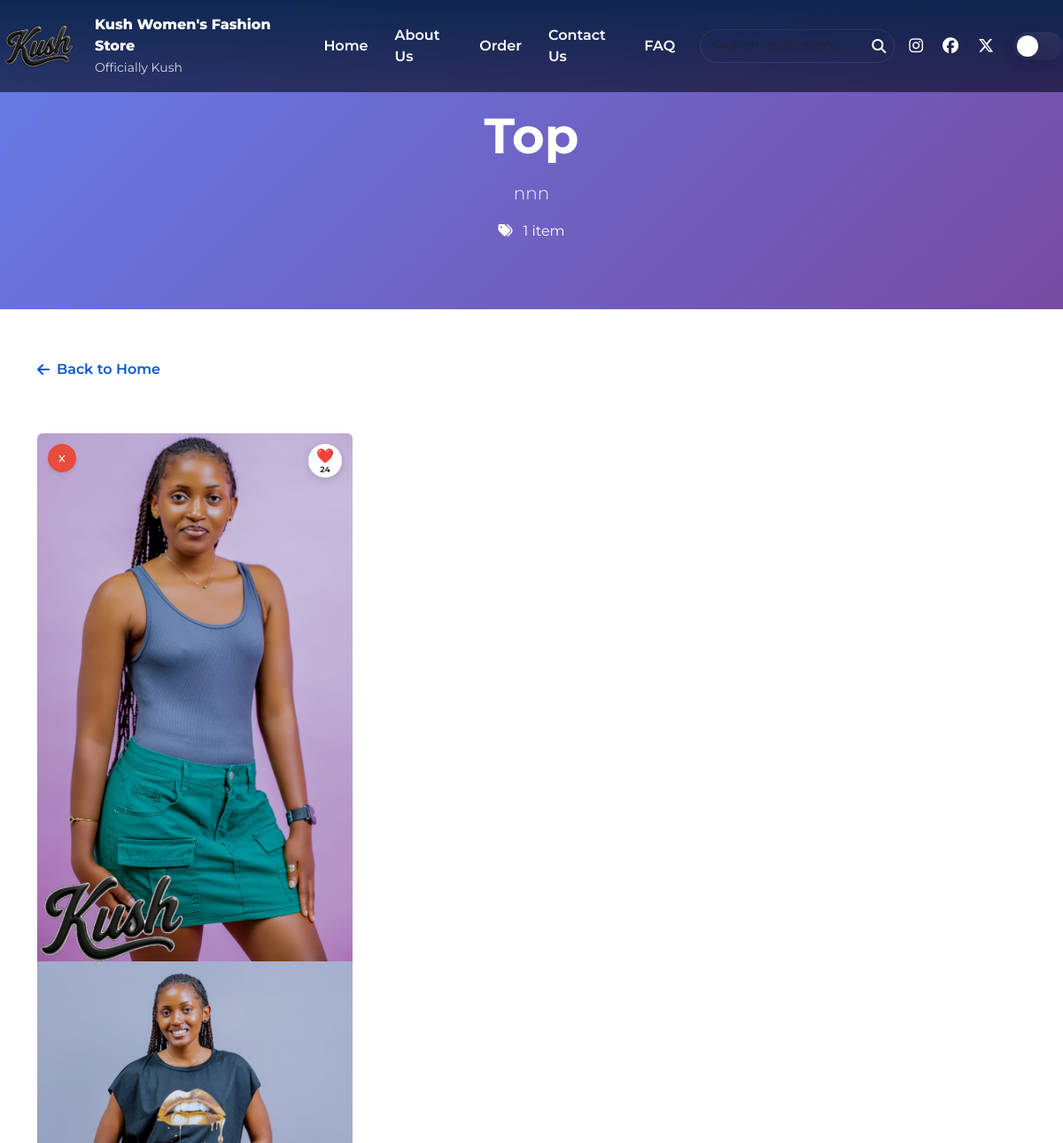
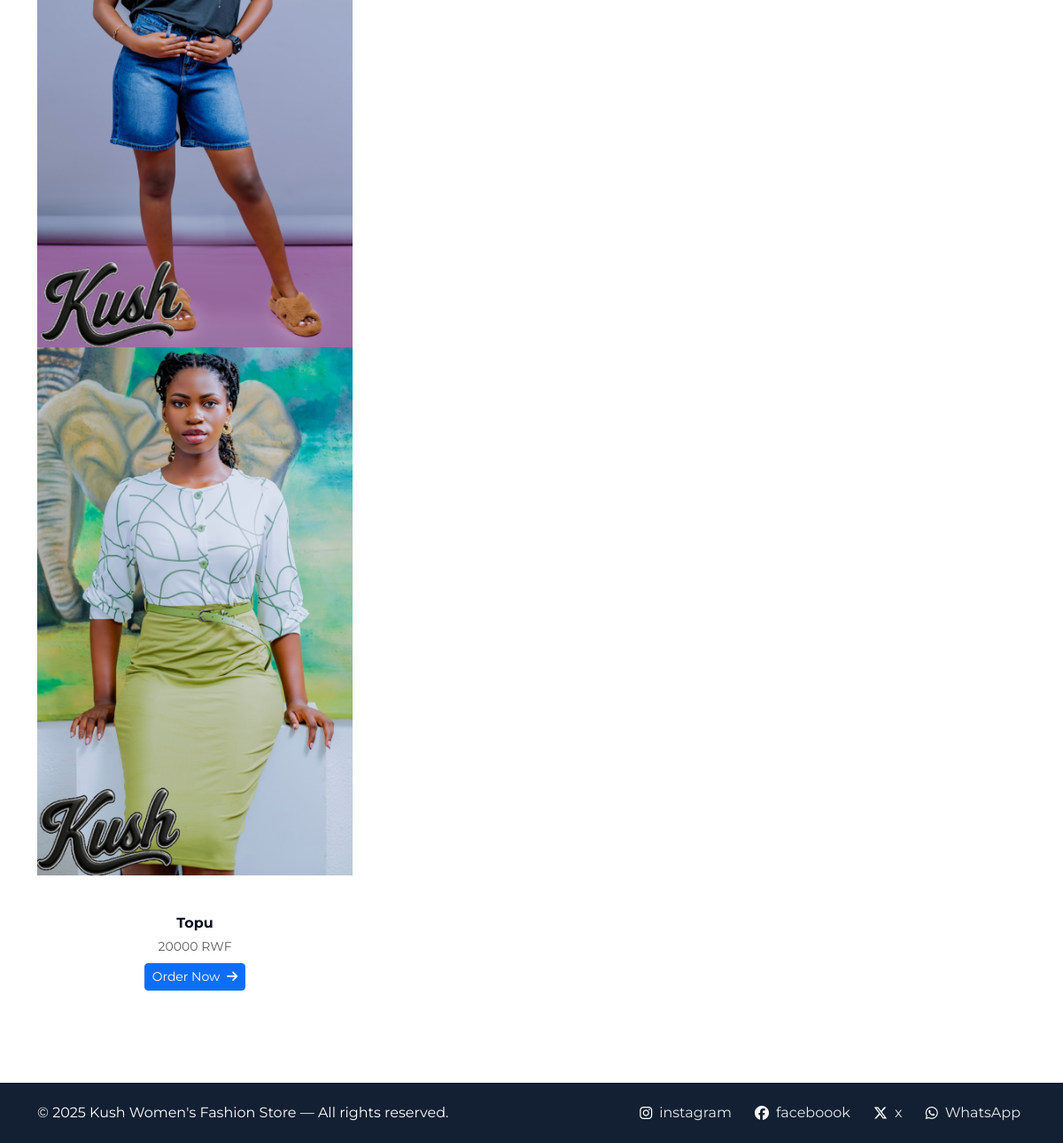
The page /category/top/ on the database its author committed (2 pictures, top to bottom).
### store/models.py (models this page shows, shortened)
class Category(models.Model):
    name = models.CharField(max_length=100)
    slug = models.SlugField(max_length=100, blank=True, null=True)
    description = models.TextField(blank=True)
    created_at = models.DateTimeField(auto_now_add=True)
    class Meta:
        verbose_name_plural = "Categories"

class Cloth(models.Model):
    STATUS_CHOICES = [
        ('available', 'Available'),
        ('sold', 'Sold'),
    ]
    name = models.CharField(max_length=200)
    price = models.DecimalField(max_digits=10, decimal_places=2)
    description = models.TextField(blank=True)
    status = models.CharField(max_length=20, choices=STATUS_CHOICES, default='available')
    category = models.ForeignKey(Category, on_delete=models.CASCADE, related_name='clothes')
    manager = models.ForeignKey(User, on_delete=models.CASCADE, limit_choices_to={'is_staff': True})
    image_front = models.ImageField(upload_to='clothes/front/', blank=True, null=True)
    image_left = models.ImageField(upload_to='clothes/left/', blank=True, null=True)
    image_right = models.ImageField(upload_to='clothes/right/', blank=True, null=True)
    likes = models.PositiveIntegerField(default=0)
    created_at = models.DateTimeField(auto_now_add=True)
    updated_at = models.DateTimeField(auto_now=True)

### store/views.py (the view)
# urls.py: path('category/<slug:slug>/', views.category_detail, name='category_detail'),
def category_detail(request, slug):
    category = get_object_or_404(Category, slug=slug)
    clothes = category.clothes.all()  # Get all clothes in this category
    return render(request, 'store/category_detail.html', {
        'category': category,
        'clothes': clothes
    })

### store/templates/store/category_detail.html (shortened to what this page needs)
{% load static %}
<!DOCTYPE html>
<html lang="en">
  <head>
    <link
      href="https://cdn.jsdelivr.net/npm/bootstrap@5.3.3/dist/css/bootstrap.min.css"
      rel="stylesheet"
    />
    <link
      rel="stylesheet"
      href="https://cdnjs.cloudflare.com/ajax/libs/font-awesome/6.5.1/css/all.min.css"
    />
    <link
      rel="stylesheet"
      href="https://cdn.jsdelivr.net/npm/swiper@9/swiper-bundle.min.css"
    />
    <link href="https://unpkg.com/aos@2.3.1/dist/aos.css" rel="stylesheet" />
    <link rel="stylesheet" href="{% static 'store/style.css' %}?v=9" />
  </head>
  <body>
    <header class="site-header">
      <div class="nav-wrap container">
        <div class="brand d-flex align-items-center gap-3">
          <img
            src="{% static 'store/images/Logo.png' %}"
            alt="Kush logo"
            class="brand-logo"
          />
          <div>
            <div class="brand-title">Kush Women's Fashion Store</div>
            <small class="brand-sub">Officially Kush</small>
          </div>
        </div>
        <nav class="main-nav">
          <ul>
            <li>
              <a href="{% url 'landing_page' %}#home" class="nav-link">Home</a>
            </li>
            <li><a href="{% url 'about' %}" class="nav-link">About Us</a></li>
            <li><a href="#order" class="nav-link">Order</a></li>
            <li><a href="#contact" class="nav-link">Contact Us</a></li>
            <li><a href="#faq" class="nav-link">FAQ</a></li>
          </ul>
        </nav>
        <div class="header-controls d-flex align-items-center gap-2">
          <div class="nav-search">
            <input
              id="siteSearch"
              class="form-control"
              type="search"
              placeholder="Search collections, models..."
              aria-label="Search"
            />
            <button id="searchBtn" class="search-btn" aria-label="Search">
              <i class="fa-solid fa-magnifying-glass"></i>
            </button>
          </div>
          <div class="social-inline d-none d-md-flex">
            <a
              href="https://instagram.com/officiallykush"
              class="social-icon"
              target="_blank"
              aria-label="Instagram"
              ><i class="fa-brands fa-instagram"></i
            ></a>
            <a
              href="https://facebook.com/officiallykush"
              class="social-icon"
              target="_blank"
              aria-label="Facebook"
              ><i class="fa-brands fa-facebook"></i
            ></a>
            <a
              href="https://twitter.com/officiallykush"
              class="social-icon"
              target="_blank"
              aria-label="Twitter"
              ><i class="fa-brands fa-x-twitter"></i
            ></a>
          </div>
          <button
            id="themeToggle"
            class="theme-toggle"
            aria-label="Toggle theme"
          >
            <span class="toggle-circle"></span>
          </button>
        </div>
      </div>
    </header>
    <main>
    <section class="category-hero">
      <div class="container">
        <h1 class="display-4 fw-bold mb-3">{{ category.name }}</h1>
        <p class="lead">
          {{ category.description|default:"Explore our collection" }}
        </p>
        <p class="mt-3">
          <i class="fa-solid fa-tags me-2"></i>
          {{ clothes.count }} item{{ clothes.count|pluralize }}
        </p>
      </div>
    </section>
    <section class="section">
      <div class="container">
        <a href="{% url 'landing_page' %}" class="back-link">
          <i class="fa-solid fa-arrow-left"></i>
          Back to Home
        </a>
        {% if clothes %}
        <div class="clothes-grid">
          {% for cloth in clothes %}
          <div class="cloth-item-wrapper" id="cloth-{{ cloth.id }}">
            <div class="model-card rounded overflow-hidden position-relative">
              <div class="swiper">
                <div class="swiper-wrapper">
                  {% if cloth.image_front or cloth.image_left or cloth.image_right %}
                    {% if cloth.image_front %}
                    <div class="swiper-slide">
                      <img
                        src="{{ cloth.image_front.url }}"
                        alt="{{ cloth.name }} - front"
                        class="swiper-lazy"
                        loading="lazy"
                      />
                    </div>
                    {% endif %}
                    {% if cloth.image_left %}
                    <div class="swiper-slide">
                      <img
                        src="{{ cloth.image_left.url }}"
                        alt="{{ cloth.name }} - left"
                        class="swiper-lazy"
                        loading="lazy"
                      />
                    </div>
                    {% endif %}
                    {% if cloth.image_right %}
                    <div class="swiper-slide">
                      <img
                        src="{{ cloth.image_right.url }}"
                        alt="{{ cloth.name }} - right"
                        class="swiper-lazy"
                        loading="lazy"
                      />
                    </div>
                    {% endif %}
                  {% endif %}
                </div>
              </div>
              <div class="cloth-overlay">
                <div class="status-badge {{ cloth.status }}">
                  {% if cloth.status == 'available' %}
                  <i class="fa-solid fa-check"></i>
                  {% else %}
                  <i class="fa-solid fa-x"></i>
                  {% endif %}
                </div>
                <div class="likes-panel">
                  <button
                    class="like-btn"
                    type="button"
                    data-id="{{ cloth.id }}"
                  >
                    <span>❤️</span>
                    <span class="likes-count">{{ cloth.likes|default:0 }}</span>
                  </button>
                </div>
              </div>
            </div>
            <div class="p-2 text-center">
              <strong>{{ cloth.name }}</strong>
              <div class="text-muted small mt-1">
                {{ cloth.price|floatformat:0 }} RWF
              </div>
              <div class="mt-2 d-flex justify-content-center">
                <button
                  class="btn btn-sm btn-primary order-btn"
                  data-bs-toggle="modal"
                  data-bs-target="#orderModal"
                  data-item-id="{{ cloth.id }}"
                  data-item-name="{{ cloth.name }}"
                  data-item-status="{{ cloth.status }}"
                  data-item-category="{{ category.name }}"
                >
                  Order Now
                  <i class="fa-solid fa-arrow-right ms-1"></i>
                </button>
              </div>
            </div>
          </div>
          {% endfor %}
        </div>
        {% endif %}
      </div>
    </section>
    <footer class="site-footer py-3">
      <div
        class="container d-flex justify-content-between align-items-center flex-column flex-md-row gap-2"
      >
        <div class="text-white">
          &copy; 2025 Kush Women's Fashion Store — All rights reserved.
        </div>
        <div class="footer-social">
          <a
            class="social-icon"
            href="https://instagram.com/officiallykush"
            target="_blank"
            aria-label="Instagram"
            style="color: white"
            ><i class="fa-brands fa-instagram"></i>
            <span class="social-username d-none d-md-inline">instagram</span></a
          >
          <a
            class="social-icon"
            href="https://facebook.com/officiallykush"
            target="_blank"
            aria-label="Facebook"
            ><i class="fa-brands fa-facebook"></i>
            <span class="social-username d-none d-md-inline">faceboook</span></a
          >
          <a
            class="social-icon"
            href="https://twitter.com/officiallykush"
            target="_blank"
            aria-label="Twitter"
            ><i class="fa-brands fa-x-twitter"></i>
            <span class="social-username d-none d-md-inline">x</span></a
          >
          <a
            class="social-icon"
            href="https://wa.me/250782021235"
            target="_blank"
            aria-label="WhatsApp"
            ><i class="fa-brands fa-whatsapp"></i>
            <span class="social-username d-none d-md-inline">WhatsApp</span></a
          >
        </div>
      </div>
    </footer>
  </body>
</html>

### store/templates/store/category_detail.html (style rules this page uses)
.category-hero { padding: 120px 0 60px; background: linear-gradient(135deg, #667eea 0%, #764ba2 100%); color: white; text-align: center; }
.clothes-grid { display: grid; grid-template-columns: repeat(auto-fill, minmax(280px, 1fr)); gap: 24px; padding: 40px 0; }
.back-link { display: inline-flex; align-items: center; gap: 8px; color: var(--accent); text-decoration: none; font-weight: 600; margin-bottom: 20px; }

### rows shown on the page
Category: name "Top", description "nnn", count "1"
Cloth: image_front (picture), image_left (picture), image_right (picture), likes "24", name "Topu", price "20000"
